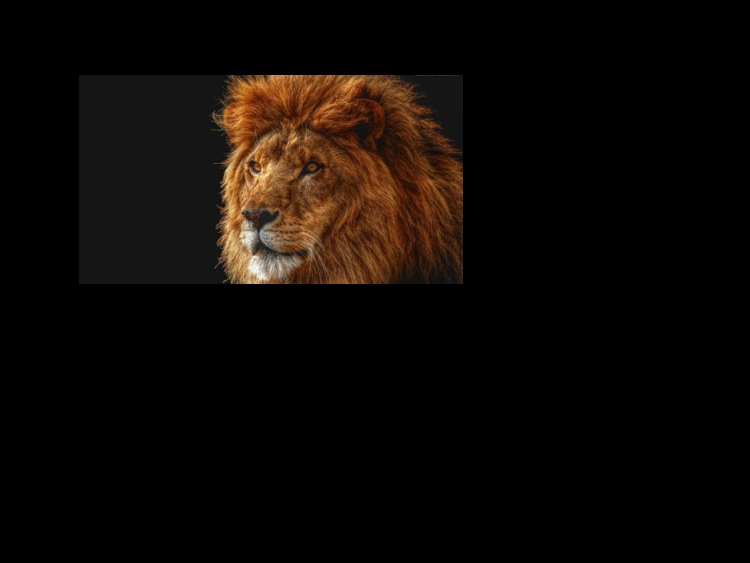
#> input picture Project3/part3/lion.jpg, 750 x 563 px
$ python main.py
#> lines starting #> are read from the running program, lines starting #| are printed output that depends on the picture
#================================================================================
#
# University of California, Berkeley
# CS194-26 (CS294-26): Computational Photography"
#
#================================================================================
#
# Project 3: "Fun with Frequencies"
#
# Student: Ian Albuquerque Raymundo da Silva"
# Email: ian.albuquerque@berkeley.edu
#
#================================================================================
#
# Special thanks to Alexei Alyosha Efros, Rachel Albert and Weilun Sun for help
# during lectures, office hours and questions on Piazza.
#
#================================================================================

#================================================================================
# Part 3: Blended Images
#================================================================================

# The names of the input images
INPUT_IMAGE_NAME_1 = "lion.jpg"
INPUT_IMAGE_NAME_2 = "mico.jpg"
MASK_NAME = "milion_mask.jpg"

# Number of levels to blend
BLENDING_LEVELS = 6

#----------------------------------------------------------------------

from skimage import filter
from skimage import img_as_float
import matplotlib.pyplot as plt
import numpy as np
import skimage.io as skio

#----------------------------------------------------------------------

# Generates the Gaussian Pyramid
def generateGaussianPyramids(image, levels):
	color_channels = [image[:,:,0],image[:,:,1],image[:,:,2]]

	gaussian_pyramids = []
	for level in range(levels):
		level_image_channels = []
		for channel in color_channels:
			blurred_channel = filter.gaussian_filter(channel, 2**level)
			level_image_channels.append(blurred_channel)
		gaussian_pyramids.append(level_image_channels)
	return gaussian_pyramids

# Generates the Laplacian Pyramid
def generateLaplacianPyramids(image, levels):
	gaussian_pyramids = generateGaussianPyramids(image,levels)

	laplacian_pyramids = []
	for level in range(1,levels):
		level_image_channels = []
		for gaussian, gaussian_prev in zip(gaussian_pyramids[level], gaussian_pyramids[level-1]):
			sutraction = gaussian_prev - gaussian
			level_image_channels.append(sutraction)
		laplacian_pyramids.append(level_image_channels)
	laplacian_pyramids.append(gaussian_pyramids[levels-1])
	return laplacian_pyramids

#----------------------------------------------------------------------

if __name__ == '__main__':

	# Read Images
	input_image_1 = skio.imread(INPUT_IMAGE_NAME_1)
#> input_image_1 is the input picture: shape (563, 750, 3); mean R, G, B 13.6, 8.7, 5.3
	input_image_2 = skio.imread(INPUT_IMAGE_NAME_2)
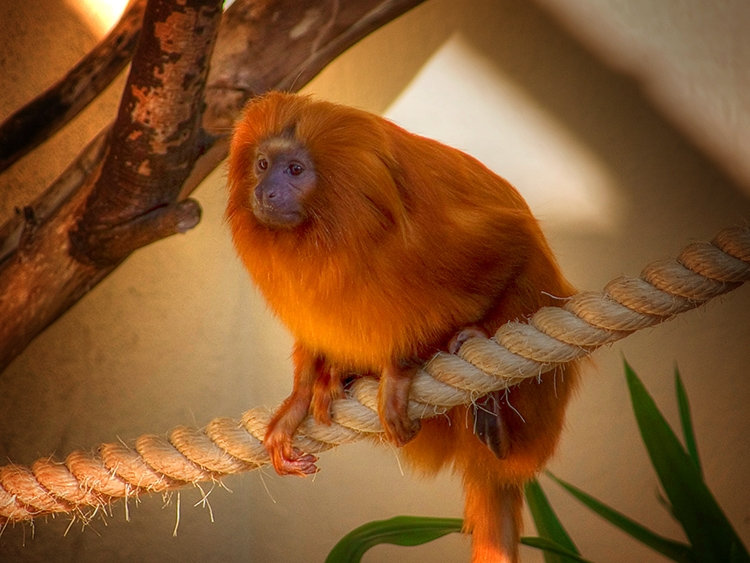
#> input picture Project3/part3/mico.jpg, 750 x 563 px
#> input_image_2 is the input picture: shape (563, 750, 3); mean R, G, B 134.4, 87, 45.5
	input_mask = skio.imread(MASK_NAME)
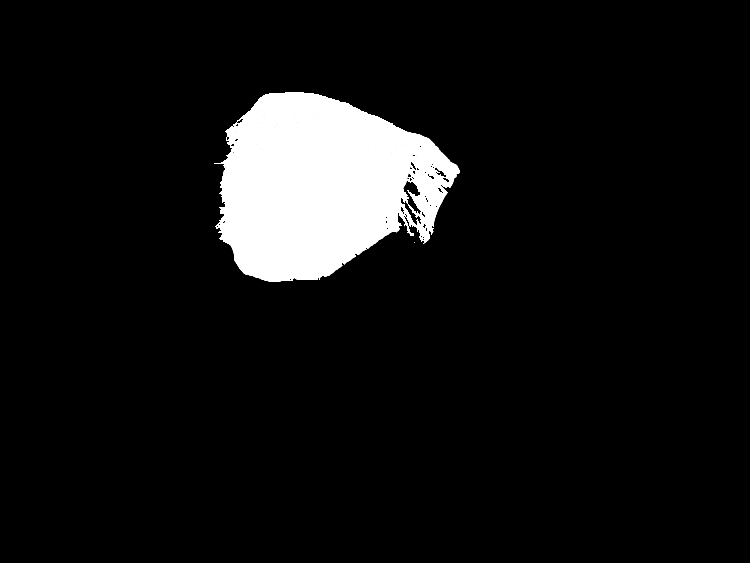
#> input picture Project3/part3/milion_mask.jpg, 750 x 563 px
#> input_mask is the input picture: shape (563, 750, 3); min 0, max 255, mean 19.3

	# Convert images to float
	image1 = img_as_float(input_image_1)
	image2 = img_as_float(input_image_2)
	mask = img_as_float(input_mask)

#----------------------------------------------------------------------

	# Generate the Laplacian Pyramid for the input images
	# Generate the Gaussian Pyramid for the mask
	laplacian_pyramid_1 = generateLaplacianPyramids(image1,BLENDING_LEVELS)
#> in generateLaplacianPyramids, `gaussian_pyramids = generateGaussianPyramids(image,levels)`: gaussian_pyramids = 6 items
#> laplacian_pyramid_1 = 6 items
	laplacian_pyramid_2 = generateLaplacianPyramids(image2,BLENDING_LEVELS)
#> laplacian_pyramid_2 = 6 items
	gaussian_mask = generateGaussianPyramids(mask,BLENDING_LEVELS)
#> gaussian_mask = 6 items

#----------------------------------------------------------------------
	# For each level in the pyramids
	result_pyramid = []
	for im1, im2, msk in zip(laplacian_pyramid_1,laplacian_pyramid_2,gaussian_mask):

		# For each color channel
		result_level_channels = []
		for ch1, ch2, chm in zip(im1, im2, msk):

			# Add the images using the mask as weight
			ch1_processed = ch1 * chm
			ch2_processed = ch2 * (1 - chm)
			ch_result = ch1_processed + ch2_processed

			# Append the level
			result_level_channels.append(ch_result)

		# Colapse the channels into the colored image
		result_level = np.dstack(result_level_channels)

		# Add the final level to the pyramid
		result_pyramid.append(result_level)
#> this loop made 6 passes
#> pass 1, `result_level = np.dstack(result_level_channels)`:
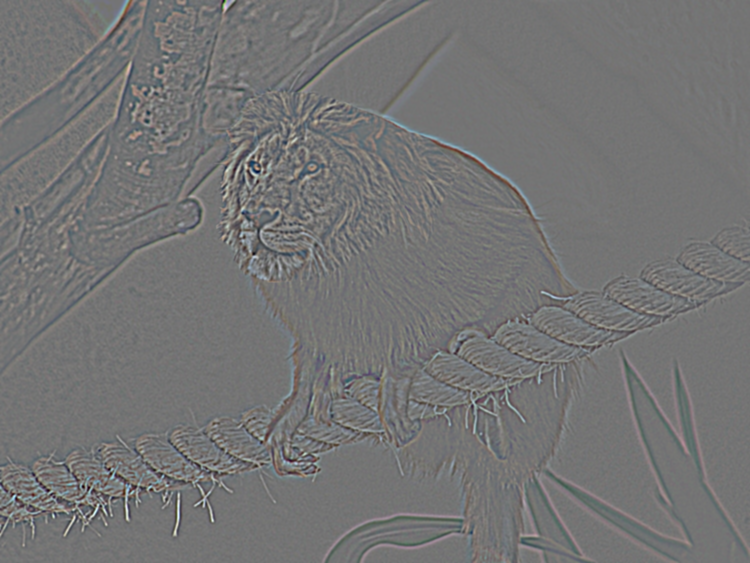
#> result_level: shape (563, 750, 3) float64; mean of channels 0, 1, 2 5.94e-05, 6.66e-05, 6.09e-05; drawn with min black and max white
#> pass 2, `result_level = np.dstack(result_level_channels)`:
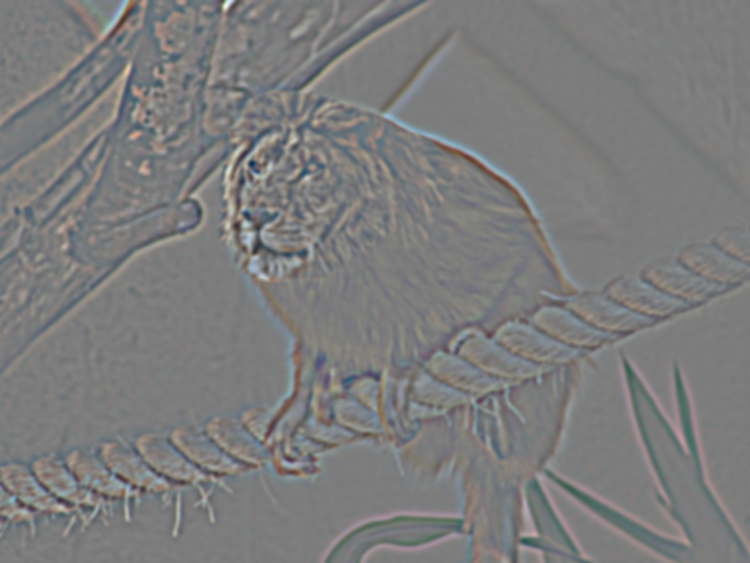
#> result_level: shape (563, 750, 3) float64; mean of channels 0, 1, 2 0.000139, 0.000177, 0.000167; drawn with min black and max white
#> pass 3, `result_level = np.dstack(result_level_channels)`:
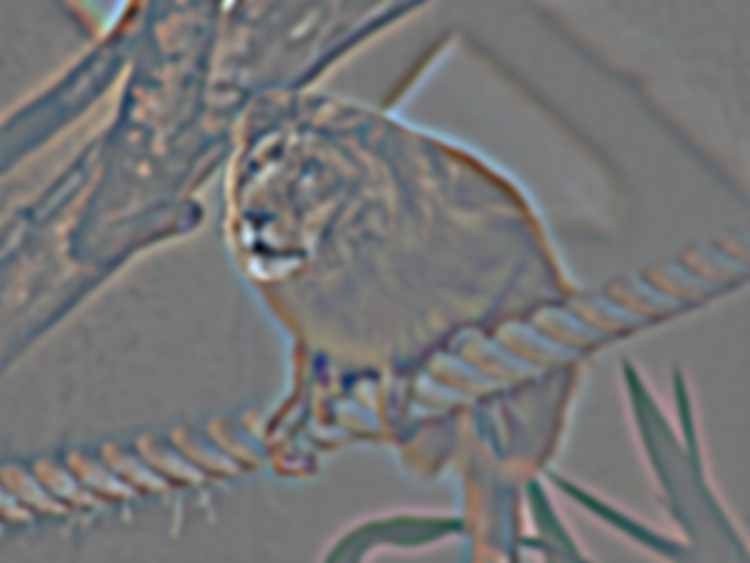
#> result_level: shape (563, 750, 3) float64; mean of channels 0, 1, 2 0.000384, 0.000489, 0.000448; drawn with min black and max white
#> after the loop, result_pyramid = 6 items

#----------------------------------------------------------------------

	# Iterates through the levels adding everything together
	output_image = result_pyramid[0] - result_pyramid[0]
#> output_image: shape (563, 750, 3) float64; every value is 0
	for img in result_pyramid:
		output_image = output_image + img
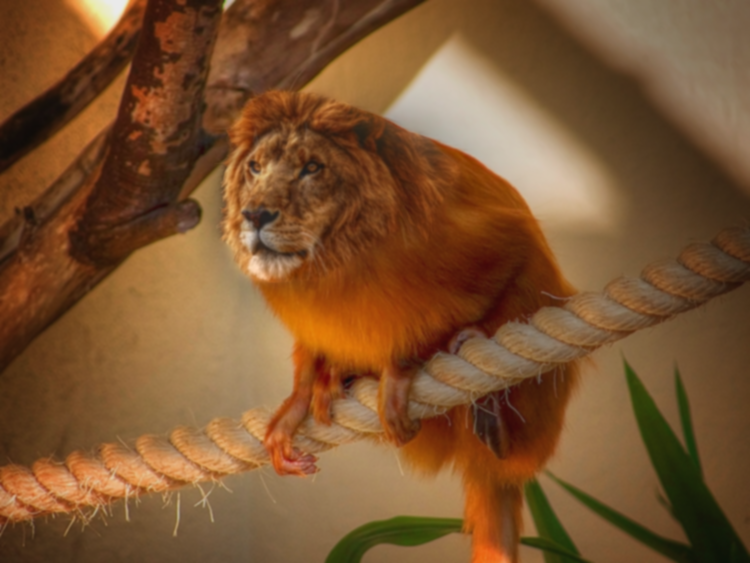
#> output_image: shape (563, 750, 3) float64; mean of channels 0, 1, 2 0.514, 0.338, 0.181; drawn with min black and max white

	# Clips the image
	output_image = np.clip(output_image,0.0,1.0)

#----------------------------------------------------------------------

	# Show input images and output
	skio.imshow(image1)
	skio.show()
	skio.imshow(mask)
	skio.show()
	skio.imshow(image2)
	skio.show()
	skio.imshow(output_image)
	skio.show()
